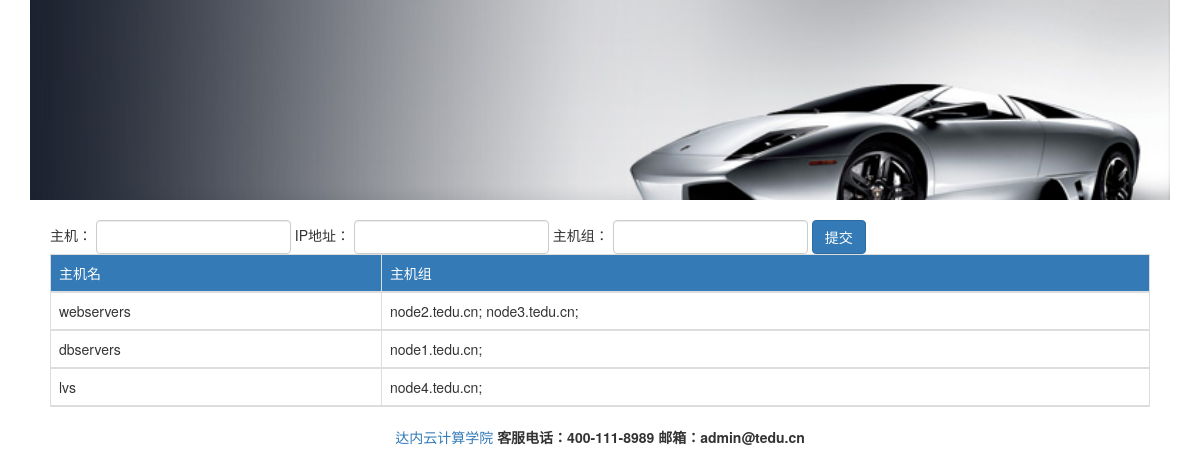
Screenshot of /webansi/addhosts/ with the database file from the repository.
### webansi/models.py (models this page shows, shortened)
class Group(models.Model):
    group = models.CharField(max_length=50)
    def __str__(self):
        return self.group

class Host(models.Model):
    hostname = models.CharField(max_length=50)
    ipaddr = models.CharField(max_length=15)
    group = models.ForeignKey(Group, on_delete=models.CASCADE)

### webansi/views.py (the view, shortened to what this page needs)
def addhosts(request):
    host_info = {}
    groups = Group.objects.all()  # qset
    for g in groups:
        hosts = []
        for host in g.host_set.all():
            hosts.append(host.hostname)
        host_info[g] = hosts
    return render(request, 'webansi/addhosts.html', {'host_info': host_info})

### webansi/templates/webansi/addhosts.html (shortened to what this page needs)
{% extends 'webansi/base.html' %}
{% block content %}
    <form action="" method="post" role="form" class="form-inline">
    <div class="form-group">
        <lable>
            主机：
            <input type="text" class="form-control" name="hostname">
        </lable>
    </div>
    <div class="form-group">
    <lable>
        IP地址：
        <input type="text" class="form-control" name="ipaddr">
    </lable>
    </div>
    <div class="form-group">
        <lable>
            主机组：
            <input type="text" class="form-control" name="group">
        </lable>
    </div>
    <div class="form-group">
        <input type="submit" value="提交" class="btn btn-primary">
    </div>
    </form>
    <table class="table table-bordered">
    <thead>
    <tr class="bg-primary">
        <td>主机名</td>
        <td>主机组</td>
    </tr>
    {% for group, hosts in host_info.items %}
        <tr>
            <td>{{ group }}</td>
            <td>
                {% for host in hosts %}
                    {{ host }};
                {% endfor %}
            </td>
        </tr>
    {% endfor %}
    </thead>
    </table>
{% endblock %}

### rows the page displays
Group: group "webservers"
Host: hosts "node2.tedu.cn"
Host: hosts "node3.tedu.cn"
Group: group "dbservers"
Host: hosts "node1.tedu.cn"
Group: group "lvs"
Host: hosts "node4.tedu.cn"
